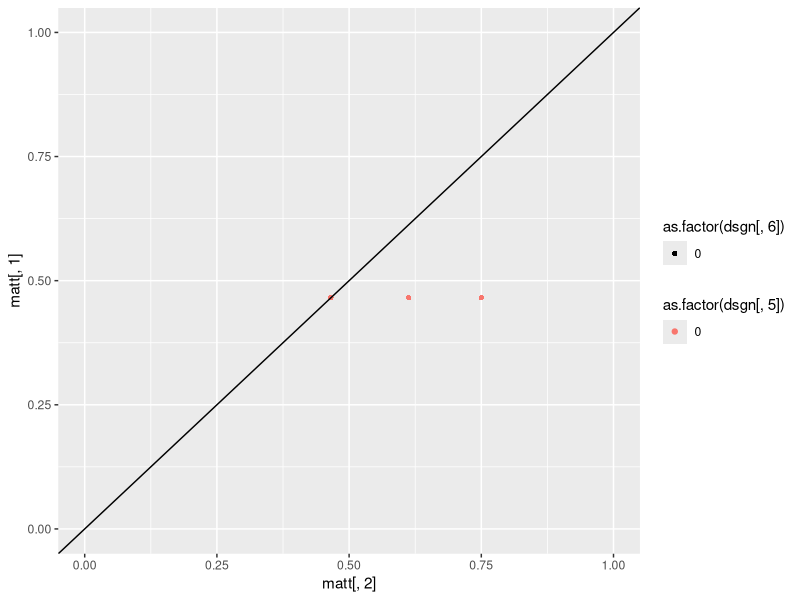
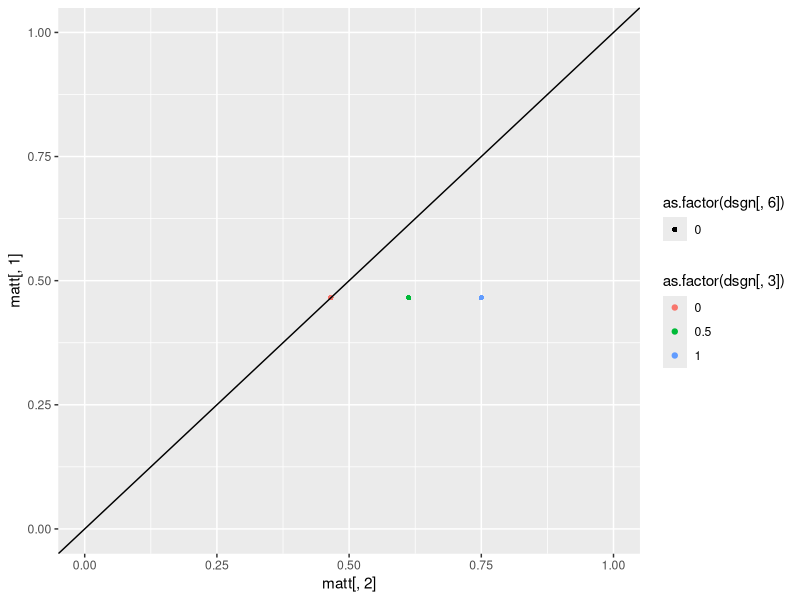

Reproduce these figures in R, in order. (Note: this script raises an error after producing the figures.)
####
# This code sets determines how different parameter settings influence diff= P(y2=1|X1=X2=1)-P(y2=1|X1=X2=0)
#
#
######################################################################## Design of experiment
lvls <- list(NA)

fixlev<-c(0,0.5)  # levels for not interesting parameters
#seqlev<-round(seq(0,4,0.3333),3)  # levels for  interesting parameters
seqlev<-c(0,1,2,3,4) # levels for  interesting parameters

lvls[[1]] <- 0

lvls[[2]] <- c(0,1,2,3)

lvls[[3]] <- c(0,0.5,1)

lvls[[4]] <- 0 

lvls[[5]] <- 0

lvls[[6]] <-0

lvls[[7]] <- 0

lvls[[8]] <- c(0)

lvls[[9]] <- c(0)

lvls[[10]] <- c(0)

lvls[[11]] <- 0.5

interceptc<-(0)  # intercept for C1 and C2
intercepty<-(-1)   # intercept for Y1 and Y2
intercepth<-(-1)  #intercept for H
interceptz<-0.5
interceptx<-0.5

### factorial design
dsgn <- as.matrix(expand.grid(lvls[[1]], lvls[[2]], lvls[[3]], lvls[[4]], lvls[[5]], lvls[[6]], lvls[[7]], lvls[[8]], lvls[[9]], lvls[[10]], lvls[[11]]))
dim(dsgn)

######################################################################## CALCULATE TRUE VALUES OF diff
				matt <- matrix(0, dim(dsgn)[1], 2)

for (i in c(1:dim(dsgn)[1])) {
truetheta11 <- 0
kk <- 1
individual <- matrix(0, 8, 8)

 myH<-0
 myZ<-0
 myX1<-1
 myX2<-1
    for (c2i in 0:1) {
        for (y1i in 0:1) {
            for (c1i in 0:1) {
                individual[kk, 1:3] <- c(y1i, c1i, c2i)
 
                # P(C1=1 or =0)
                pc1<-1/(1+exp(-(interceptc )))
                aa <- (as.numeric(c1i == 1) * (pc1) + as.numeric(c1i == 0) * (1-pc1))

                # P(Y1=1 or =0|C1,X1)
                py1<-1/(1+exp(-(intercepty + dsgn[i, 5]*c1i + dsgn[i, 3]*myX1 + dsgn[i, 8]*myH)))
                bb <- as.numeric(y1i == 1) * (py1) + as.numeric(y1i == 0) * (1 - py1)

                # P(C2=1 or =0|C1,X1)
                pc2<-(1/(1+exp(-(interceptc + dsgn[i, 4]*c1i + dsgn[i, 6]*myX1))))
                cc <- as.numeric(c2i == 1) * (pc2)  + as.numeric(c2i == 0)*(1-pc2)
                
                # P(Y2=1|C2,X2,Y1)
                dd <- (as.numeric(y1i == 1) * 1 + as.numeric(y1i == 0) * ( (1/(1+exp(-(intercepty+dsgn[i, 9]*myZ + dsgn[i, 5]*c2i + dsgn[i, 3]*myX2 + dsgn[i, 8]*myH)))) ))                

                individual[kk, 5:8] <- c(aa, bb, cc, dd)
		
                # Product
                individual[kk, 4] <- aa * bb * cc * dd
                truetheta11 <- truetheta11 + individual[kk, 4]   

                kk <- kk + 1
            }
        }
    }
    
    
    
    truetheta00<- 0
    kk <- 1
    individual <- matrix(0, 8, 8)
    myH<-0
    myZ<-0
    myX1<-0
    myX2<-0

    for (c2i in 0:1) {
        for (y1i in 0:1) {
            for (c1i in 0:1) {
                individual[kk, 1:3] <- c(y1i, c1i, c2i)
 
                # P(C1=1 or =0)
                pc1<-1/(1+exp(-(interceptc )))
                aa <- (as.numeric(c1i == 1) * (pc1) + as.numeric(c1i == 0) * (1-pc1))

                # P(Y1=1 or =0|C1,X1)
                py1<-1/(1+exp(-(intercepty + dsgn[i, 5]*c1i + dsgn[i, 3]*myX1 + dsgn[i, 8]*myH)))
                bb <- as.numeric(y1i == 1) * (py1) + as.numeric(y1i == 0) * (1 - py1)

                # P(C2=1 or =0|C1,X1)
                pc2<-(1/(1+exp(-(interceptc + dsgn[i, 4]*c1i + dsgn[i, 6]*myX1))))
                cc <- as.numeric(c2i == 1) * (pc2)  + as.numeric(c2i == 0)*(1-pc2)
                
                # P(Y2=1|C2,X2,Y1)
                dd <- (as.numeric(y1i == 1) * 1 + as.numeric(y1i == 0) * ( (1/(1+exp(-(intercepty+dsgn[i, 9]*myZ + dsgn[i, 5]*c2i + dsgn[i, 3]*myX2 + dsgn[i, 8]*myH)))) ))                

                individual[kk, 5:8] <- c(aa, bb, cc, dd)
            

                # Product
                individual[kk, 4] <- aa * bb * cc * dd
                truetheta00 <- truetheta00 + individual[kk, 4]
                
                kk <- kk + 1
            }
        }
    }
  
    matt[i, ] <- c(truetheta00, truetheta11)
    print(i/dim(dsgn)[1])
}
######################################################################## 

library(ggplot2)
# Marginal probabilities of y2:
colMeans(matt)

diff<-round(matt[,2]-matt[,1],5)
summary(diff)

plot1<-qplot(matt[,2],matt[,1],  color=as.factor(dsgn[,5]), shape=as.factor(dsgn[,6]), ylim=c(0,1), xlim=c(0,1))+geom_abline(slope=1,intercept=0)
plot2<-qplot(matt[,2],matt[,1],  color=as.factor(dsgn[,3]), shape=as.factor(dsgn[,6]), ylim=c(0,1), xlim=c(0,1))+geom_abline(slope=1,intercept=0)
grid.arrange(plot1, plot2, ncol=1)

# Plots of interest:

#Theta3 has noticiable effect
qplot(dsgn[,3]+(dsgn[,6])/20, diff,  color=as.factor(dsgn[,5]), shape=as.factor(dsgn[,4]))

# Theta5 and Theta6 also have effect
qplot(dsgn[,5]+(dsgn[,6])/20, diff,  color=as.factor(dsgn[,3]), shape=as.factor(dsgn[,4]))
qplot(dsgn[,6]+(dsgn[,5])/20, diff,  color=as.factor(dsgn[,3]), shape=as.factor(dsgn[,4]))

######################################################################
mod1<-glm(diff~dsgn[,c(1:7,11)] + .*.*.,data=data.frame(dsgn[,c(1:7,11)]), family="binomial")
summary(mod1)
summary(mod1)$coefficients[summary(mod1)$coefficients[,4]<0.99,]


######################################################################## 






######################################################################## 
ppp <- 1
est <- matrix(0, dim(dsgn)[1], 2)
kkk <- 1
result <- matrix(0, dim(dsgn)[1], 2)
numsim <- 50  ### number of datasets generated under each scenario
Bayesresult <- matrix(0, dim(dsgn)[1] * numsim, 9)
n <- 200  ### size of each dataset
set.seed(13)  ### for reproducibility
seedlist <- sample(1:250000, size = numsim)

######################################################################## 
simdatasum<-matrix(0,dim(dsgn)[1],8)
colnames(simdatasum)<-c( "H",     "Z",    "C1",    "X1",    "C2",    "Y1",    "X2",    "Y2") 
for (i in c(1:dim(dsgn)[1])) {
    ### loop over datasets
    for (j in 1:numsim) {
        print(c(i, j))
        
#        set.seed(seedlist[j])

        H <- rbinom(n, size = 1, prob = (1/(1+exp(-(intercepth)))) )
        Z<-rbinom(n, 1, (1/(1+exp(-(interceptz + dsgn[i, 10]*H)))) )
        C1 <- rbinom(n, size = 1, prob = (1/(1+exp(-(interceptc)))) )
        X1<- rbinom(n, 1, (1/(1+exp(-(interceptx + dsgn[i, 1]*C1 + dsgn[i, 2]*H)))) ) 
        C2 <-rbinom(n, 1, (1/(1+exp(-(interceptc + dsgn[i, 4]*C1 + dsgn[i, 6]*X1)))) )         
        Y1 <-rbinom(n, 1, (1/(1+exp(-(intercepty + dsgn[i, 5]*C1 + dsgn[i, 3]*X1 + dsgn[i, 8]*H)))) ) 
        X2 <-rbinom(n, 1, (1/(1+exp(-(interceptx + dsgn[i, 1]*C2  + dsgn[i, 2]*H + dsgn[i, 7]*Y1 + dsgn[i, 9]*Z + dsgn[i, 11]*X1)))) )
        Y2 <- rep(1, n)  
        Y2[Y1 == 0]<-rbinom(length(Y2[Y1 == 0]), 1, (1/(1+exp(-(intercepty + dsgn[i, 9]*Z + dsgn[i, 5]*C2 + dsgn[i, 3]*X2 + dsgn[i, 8]*H)))) )     
        simdata <- data.frame(H,Z,C1,X1,C2,Y1,X2,Y2)
simdatasum[i,]<-colMeans(simdata)
        print(colMeans(simdata))

######################################################################## 
# ## BAYESIAN APPROACH WITHOUT Y1 (uniform priors):
        HprobB <- function(h, nm = 1) {
            ss <- sum(simdata$H)
            nn <- length(simdata$H)
            pp <- (rbeta(nm, (ss + 1), (nn - ss + 1)))
            if (h == 0) {
                return(1 - as.numeric(pp))
            }
            if (h == 1) {
                return(as.numeric(pp))
            }
        }
        
        
        C1probB <- function(h, c1, nm = 1) {
            ss <- sum(simdata$C1[simdata$H == h])
            nn <- length(simdata$C1[simdata$H == h])
            pp <- (rbeta(nm, (ss + 1), (nn - ss + 1)))
            if (c1 == 0) {
                return(1 - as.numeric(pp))
            }
            if (c1 == 1) {
                return(as.numeric(pp))
            }
        }
        
        C2probB <- function(h, c2, c1, x1, nm = 1) {
            ss <- sum(simdata$C2[simdata$H == h & simdata$C1 == c1 & simdata$X1 == x1])
            nn <- length(simdata$C2[simdata$H == h & simdata$C1 == c1 & simdata$X1 == x1])
            pp <- (rbeta(nm, (ss + 1), (nn - ss + 1)))
            if (c2 == 0) {
                return(1 - as.numeric(pp))
            }
            if (c2 == 1) {
                return(as.numeric(pp))
            }
        }
        
        Y2probB <- function(h, y2, c1, c2, x1, x2, nm = 1) {
            ss <- sum(simdata$Y2[simdata$H == h & simdata$C2 == c2 & simdata$X2 == x2 & simdata$C1 == c1 & simdata$X1 == x1])
            nn <- length(simdata$Y2[simdata$H == h & simdata$C2 == c2 & simdata$X2 == x2 & simdata$C1 == c1 & 
                simdata$X1 == x1])
            pp <- (rbeta(nm, (ss + 1), (nn - ss + 1)))
            if (y2 == 0) {
                return(1 - as.numeric(pp))
            }
            if (y2 == 1) {
                return(as.numeric(pp))
            }
        }
        
        
        nB <- 500
        sumtheta11B <- 0
        sumtheta00B <- 0
        for (c2i in 0:1) {
            for (c1i in 0:1) {
                for (hi in 0:1) {
                  
                  sumtheta11B <- sumtheta11B + HprobB(h = hi, nB) * C1probB(h = hi, c1 = c1i, nm = nB) * 
                  C2probB(h = hi,   c2 = c2i, c1 = c1i, x1 = 1, nm = nB) * 
                  Y2probB(h = hi, y2 = 1, c1 = c1i, c2 = c2i, x1 = 1,  x2 = 1, nm = nB)
                  
                  sumtheta00B <- sumtheta00B + HprobB(h = hi, nB) * C1probB(h = hi, c1 = c1i, nm = nB) * C2probB(h = hi, 
                    c2 = c2i, c1 = c1i, x1 = 0, nm = nB) * Y2probB(h = hi, y2 = 1, c1 = c1i, c2 = c2i, x1 = 0, 
                    x2 = 0, nm = nB)
                  
                }
            }
        }
        
        sumtheta00Bvec <- sumtheta00B
        sumtheta11Bvec <- sumtheta11B


########################

# ################################################################
# ## BAYESIAN APPROACH WITH Y1 (uniform priors):

C1probB<-function(c1,nm=1){
ss<-sum(simdata$C1)
nn<-length(simdata$C1)
pp<-(rbeta(nm,(ss+1),(nn-ss+1)))
if(c1==0){return(1-as.numeric(pp))}
if(c1==1){return(as.numeric(pp))}}

Y1probB<-function(y1,c1,x1,nm=1){
ss<-sum(simdata$Y1[simdata$X1==x1 & simdata$C1==c1])
nn<-length(simdata$Y1[simdata$X1==x1 & simdata$C1==c1])
pp<-(rbeta(nm,(ss+1),(nn-ss+1)))
if(y1==0){return(1-as.numeric(pp))}
if(y1==1){return(as.numeric(pp))}}

C2probB<-function(c2,c1,x1,nm=1){
ss<-sum(simdata$C2[simdata$C1==c1 & simdata$X1==x1])
nn<-length(simdata$C2[simdata$C1==c1 & simdata$X1==x1])
pp<-(rbeta(nm,(ss+1),(nn-ss+1)))
if(c2==0){return(1-as.numeric(pp))}
if(c2==1){return(as.numeric(pp))}}

Y2probB<-function(y2,c2,x2,y1,nm=1){
ss<-sum(simdata$Y2[simdata$C2==c2 & simdata$X2==x2 & simdata$Y1==y1])
nn<-length(simdata$Y2[simdata$C2==c2 & simdata$X2==x2 & simdata$Y1==y1])
pp<-(rbeta(nm,(ss+1),(nn-ss+1)))
if(y2==0){return(1-as.numeric(pp))}
if(y2==1){return(as.numeric(pp))}}

nB<-200
# Integrate over the values of C1 and C2: Prob(Y2=1 | X1=1 and X2=1)
sumtheta11B<-0
sumtheta00B<-0
for(c2i in 0:1){
for(y1i in 0:1){
for(c1i in 0:1){
sumtheta11B<-sumtheta11B+C1probB(c1=c1i,nm=nB)*Y1probB(y1=y1i,c1=c1i,x1=1,nm=nB)*C2probB(c2=c2i,c1=c1i,x1=1,nm=nB)*Y2probB(y2=1,c2=c2i,x2=1,y1=y1i,nm=nB)
sumtheta00B<-sumtheta00B +C1probB(c1=c1i,nm=nB)*Y1probB(y1=y1i,c1=c1i,x1=0,nm=nB)*C2probB(c2=c2i,c1=c1i,x1=0,nm=nB)*Y2probB(y2=1,c2=c2i,x2=0,y1=y1i,nm=nB)
}}}

sumtheta00BvecY1<-sumtheta00B
sumtheta11BvecY1<-sumtheta11B





#one-sided p-values:
        Bpval <- 1 - mean((sumtheta11Bvec - sumtheta00Bvec) > 0)
        BpvalY1<-1-mean((sumtheta11BvecY1-sumtheta00BvecY1)>0)
        Hpval <- (1-pnorm((summary(glm(Y2 ~ H, data = simdata, family = "binomial"))$coefficients[2, 3])))
        print(Bpval)
        print(Hpval)
        Bayesresult[kkk, ] <- c(i, j, c(1, 1), mean(sumtheta00Bvec), mean(sumtheta11Bvec), Bpval, Hpval, BpvalY1)
        kkk <- kkk + 1
    }
}

######################################################################## 


alpha<-0.1
AA <- Bayesresult
Bayesresult <- AA


power <- matrix(0, dim(dsgn)[1], 4)
for (i in (dim(dsgn)[1]:1)) {
    power[i, ] <- c(i, mean(Bayesresult[Bayesresult[, 1] == i, ][, 7] <= alpha), mean(Bayesresult[Bayesresult[, 
        1] == i, ][, 8] <= alpha), mean(Bayesresult[Bayesresult[,1] == i, ][, 9] <= alpha))
}




require(gridExtra)
plot1 <- qplot(diff,    power[, 2], col = as.factor(dsgn[, 3]), shape=as.factor(dsgn[, 5]), ylim=c(0,1))+geom_abline(slope=0,intercept=alpha)+  geom_jitter(width = 0.05, height = 0)+ggtitle("Power: g-comp|H")
plot2 <- qplot(diff,    power[, 3], col = as.factor(dsgn[, 2]), shape=as.factor(dsgn[, 3]), ylim=c(0,1))+geom_abline(slope=0,intercept=alpha)+  geom_jitter(width = 0.05, height = 0)+ggtitle("Power: Instrumental Variable")
grid.arrange(plot1, plot2, ncol=1) 

nullpower<-power[diff==0,]



require(gridExtra)
plot1 <- qplot((dsgn[, 5][diff==0]),    nullpower[, 2], col = as.factor(dsgn[, 4][diff==0]), shape=as.factor(dsgn[, 6][diff==0]), ylim=c(0,1))+geom_abline(slope=0,intercept=alpha)+  geom_jitter(width = 0.2, height = 0)
plot2 <- qplot((dsgn[, 5][diff==0]),    nullpower[, 3], col = as.factor(dsgn[, 4][diff==0]), shape=as.factor(dsgn[, 6][diff==0]), ylim=c(0,1))+geom_abline(slope=0,intercept=alpha)+  geom_jitter(width = 0.2, height = 0)
grid.arrange(plot1, plot2, ncol=1)

